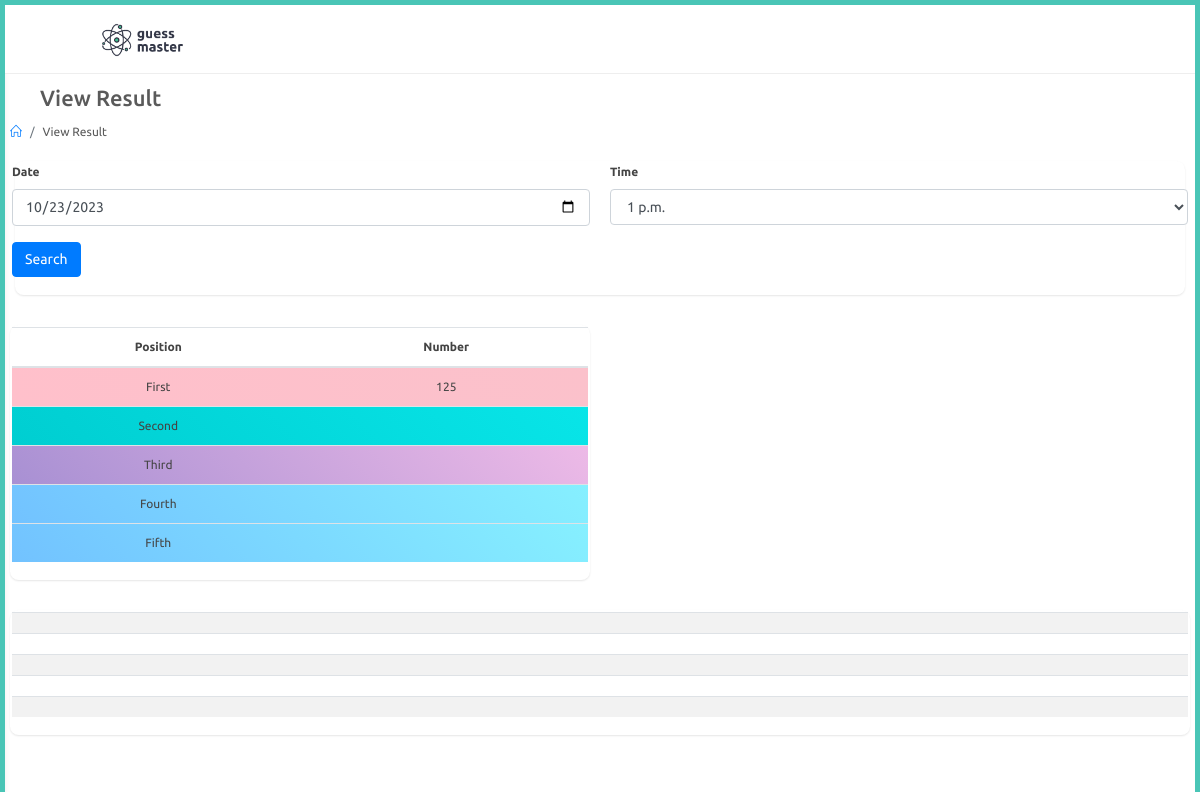
Before: /agent/Results with the older database file.
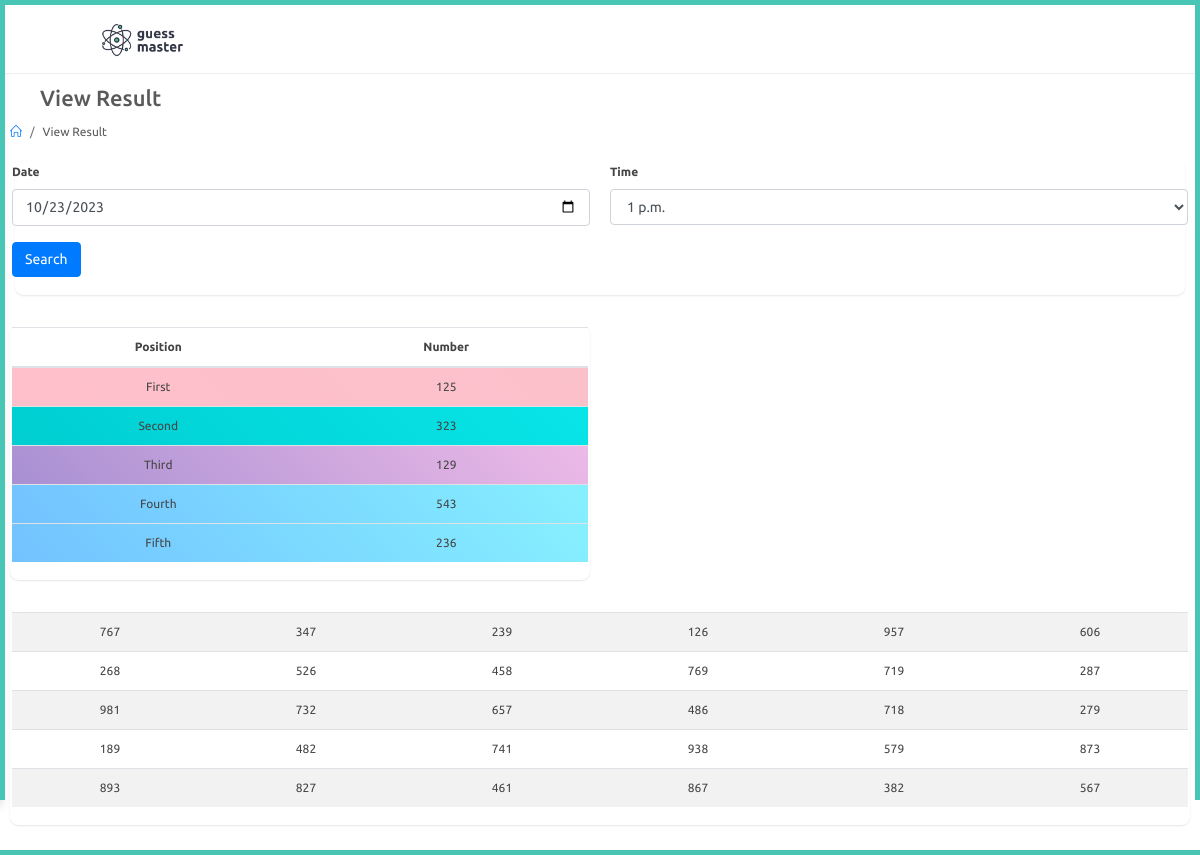
After: the same page with the newer database file.
### adminapp/models.py (models this page shows, shortened)
class Result(models.Model):
    date = models.DateField()
    time = models.ForeignKey(PlayTime,on_delete=models.CASCADE)
    first = models.CharField(max_length=3,null=True)
    second = models.CharField(max_length=3,null=True)
    third = models.CharField(max_length=3,null=True)
    fourth = models.CharField(max_length=3,null=True)
    fifth = models.CharField(max_length=3,null=True)
    field1 = models.CharField(max_length=3,null=True)
    field2 = models.CharField(max_length=3,null=True)
    field3 = models.CharField(max_length=3,null=True)
    field4 = models.CharField(max_length=3,null=True)
    field5 = models.CharField(max_length=3,null=True)
    field6 = models.CharField(max_length=3,null=True)
    field7 = models.CharField(max_length=3,null=True)
    field8 = models.CharField(max_length=3,null=True)
    field9 = models.CharField(max_length=3,null=True)
    field10 = models.CharField(max_length=3,null=True)
    field11 = models.CharField(max_length=3,null=True)
    field12 = models.CharField(max_length=3,null=True)
    field13 = models.CharField(max_length=3,null=True)
    field14 = models.CharField(max_length=3,null=True)
    field15 = models.CharField(max_length=3,null=True)
    field16 = models.CharField(max_length=3,null=True)
    field17 = models.CharField(max_length=3,null=True)
    field18 = models.CharField(max_length=3,null=True)
    field19 = models.CharField(max_length=3,null=True)
    field20 = models.CharField(max_length=3,null=True)
    field21 = models.CharField(max_length=3,null=True)
    field22 = models.CharField(max_length=3,null=True)
    field23 = models.CharField(max_length=3,null=True)
    field24 = models.CharField(max_length=3,null=True)
    field25 = models.CharField(max_length=3,null=True)
    field26 = models.CharField(max_length=3,null=True)
    field27 = models.CharField(max_length=3,null=True)
    field28 = models.CharField(max_length=3,null=True)
    field29 = models.CharField(max_length=3,null=True)
    field30 = models.CharField(max_length=3,null=True)

### agent/views.py (the view, shortened to what this page needs)
# urls.py: path('Results',views.results,name="results"),
def results(request):
    ist = pytz.timezone('Asia/Kolkata')
    current_date = timezone.now().astimezone(ist).date()
    times = PlayTime.objects.filter().all()
    results = Result.objects.filter(date=current_date).last()
    context = {
        'times' : times,
        'results' : results
    }
    return render(request,'agent/results.html',context)

### templates/agent/results.html (shortened to what the changed rows need)
{% extends 'agent/partials/base.html' %}
{% load static %}
{% block content %}
<div id="main-content">
    <div class="container-fluid">
        <div class="block-header">
            <div class="row">
                <div class="col-lg-5 col-md-8 col-sm-12">
                    <h2><a href="javascript:void(0);" class="btn btn-xs btn-link btn-toggle-fullwidth"><i
                                class="fa fa-arrow-left"></i></a> View Result</h2>
                </div>
            </div>
        </div>
        <div class="row clearfix">
            <div class="col-lg-6 col-md-12 col-sm-12">
                <div class="card">
                    <div class="body table-responsive">
                        <table class="table">
                            <thead>
                                <tr>
                                    <th>Position</th>
                                    <th>Number</th>
                                </tr>
                            </thead>
                            <tbody>
                                <tr class="l-pink">
                                    <td>First</td>
                                    <td>{{results.first}}</td>
                                </tr>
                                <tr class="l-turquoise">
                                    <td>Second</td>
                                    <td>{{results.second}}</td>
                                </tr>
                                <tr class="l-parpl">
                                    <td>Third</td>
                                    <td>{{results.third}}</td>
                                </tr>
                                <tr class="l-blue">
                                    <td>Fourth</td>
                                    <td>{{results.fourth}}</td>
                                </tr>
                                <tr class="l-blue">
                                    <td>Fifth</td>
                                    <td>{{results.fifth}}</td>
                                </tr>
                            </tbody>
                        </table>
                    </div>
                </div>
            </div>
            <div class="col-lg-12">
                <div class="card">
                    <div class="body table-responsive">
                        <table class="table table-striped">
                            <tbody>
                                <tr>
                                    <td>{{results.field1}}</td>
                                    <td>{{results.field2}}</td>
                                    <td>{{results.field3}}</td>
                                    <td>{{results.field4}}</td>
                                    <td>{{results.field5}}</td>
                                    <td>{{results.field6}}</td>
                                </tr>
                                <tr>
                                    <td>{{results.field7}}</td>
                                    <td>{{results.field8}}</td>
                                    <td>{{results.field9}}</td>
                                    <td>{{results.field10}}</td>
                                    <td>{{results.field11}}</td>
                                    <td>{{results.field12}}</td>
                                </tr>
                                <tr>
                                    <td>{{results.field13}}</td>
                                    <td>{{results.field14}}</td>
                                    <td>{{results.field15}}</td>
                                    <td>{{results.field16}}</td>
                                    <td>{{results.field17}}</td>
                                    <td>{{results.field18}}</td>
                                </tr>
                                <tr>
                                    <td>{{results.field19}}</td>
                                    <td>{{results.field20}}</td>
                                    <td>{{results.field21}}</td>
                                    <td>{{results.field22}}</td>
                                    <td>{{results.field23}}</td>
                                    <td>{{results.field24}}</td>
                                </tr>
                                <tr>
                                    <td>{{results.field25}}</td>
                                    <td>{{results.field26}}</td>
                                    <td>{{results.field27}}</td>
                                    <td>{{results.field28}}</td>
                                    <td>{{results.field29}}</td>
                                    <td>{{results.field30}}</td>
                                </tr>
                            </tbody>
                        </table>
                    </div>
                </div>
            </div>
        </div>
    </div>
    {% endblock %}

Changed rows visible on the page:
changed Result: second (not shown) → "323"; third (not shown) → "129"; fourth (not shown) → "543"; fifth (not shown) → "236"; field1 (not shown) → "767"; field2 (not shown) → "347"; field3 (not shown) → "239"; field4 (not shown) → "126"; field5 (not shown) → "957"; field6 (not shown) → "606"; field7 (not shown) → "268"; field8 (not shown) → "526"; field9 (not shown) → "458"; field10 (not shown) → "769"; field11 (not shown) → "719"; field12 (not shown) → "287"; field13 (not shown) → "981"; field14 (not shown) → "732"; field15 (not shown) → "657"; field16 (not shown) → "486"; field17 (not shown) → "718"; field18 (not shown) → "279"; field19 (not shown) → "189"; field20 (not shown) → "482"; field21 (not shown) → "741"; field22 (not shown) → "938"; field23 (not shown) → "579"; field24 (not shown) → "873"; field25 (not shown) → "893"; field26 (not shown) → "827"; field27 (not shown) → "461"; field28 (not shown) → "867"; field29 (not shown) → "382"; field30 (not shown) → "567"
